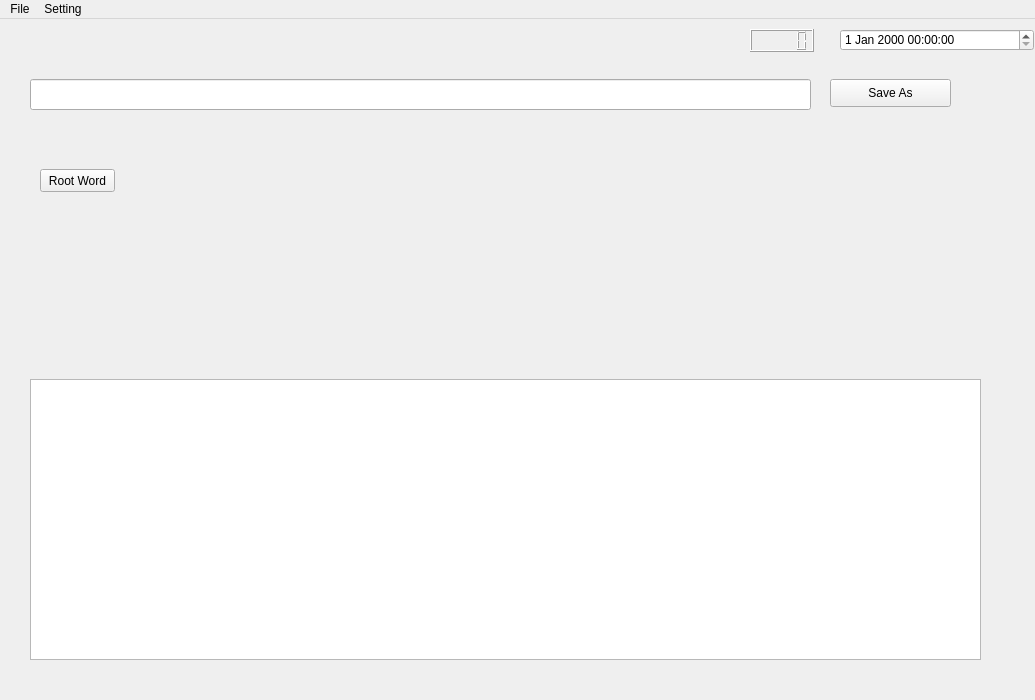
<?xml version="1.0" encoding="UTF-8"?>
<ui version="4.0">
 <class>MainWindow</class>
 <widget class="QMainWindow" name="MainWindow">
  <property name="geometry">
   <rect>
    <x>0</x>
    <y>0</y>
    <width>1035</width>
    <height>700</height>
   </rect>
  </property>
  <property name="windowTitle">
   <string>MainWindow</string>
  </property>
  <widget class="QWidget" name="centralWidget">
   <widget class="QPushButton" name="Save_As">
    <property name="geometry">
     <rect>
      <x>830</x>
      <y>60</y>
      <width>121</width>
      <height>28</height>
     </rect>
    </property>
    <property name="text">
     <string>Save As</string>
    </property>
   </widget>
   <widget class="QLineEdit" name="lineEdit">
    <property name="geometry">
     <rect>
      <x>30</x>
      <y>60</y>
      <width>781</width>
      <height>31</height>
     </rect>
    </property>
   </widget>
   <widget class="QTextBrowser" name="View_Text">
    <property name="geometry">
     <rect>
      <x>30</x>
      <y>360</y>
      <width>951</width>
      <height>281</height>
     </rect>
    </property>
   </widget>
   <widget class="QDateTimeEdit" name="dateTimeEdit">
    <property name="geometry">
     <rect>
      <x>840</x>
      <y>10</y>
      <width>194</width>
      <height>22</height>
     </rect>
    </property>
   </widget>
   <widget class="QLCDNumber" name="lcdNumber">
    <property name="geometry">
     <rect>
      <x>750</x>
      <y>10</y>
      <width>64</width>
      <height>23</height>
     </rect>
    </property>
   </widget>
   <widget class="QPushButton" name="RootWord">
    <property name="geometry">
     <rect>
      <x>40</x>
      <y>150</y>
      <width>75</width>
      <height>23</height>
     </rect>
    </property>
    <property name="text">
     <string>Root Word</string>
    </property>
   </widget>
  </widget>
  <widget class="QMenuBar" name="menuBar">
   <property name="geometry">
    <rect>
     <x>0</x>
     <y>0</y>
     <width>1035</width>
     <height>23</height>
    </rect>
   </property>
   <widget class="QMenu" name="File">
    <property name="title">
     <string>File</string>
    </property>
    <addaction name="OpenFile"/>
   </widget>
   <widget class="QMenu" name="menuSetting">
    <property name="title">
     <string>Setting</string>
    </property>
   </widget>
   <addaction name="File"/>
   <addaction name="menuSetting"/>
  </widget>
  <action name="OpenFile">
   <property name="text">
    <string>Open</string>
   </property>
  </action>
 </widget>
 <resources/>
 <connections/>
</ui>
